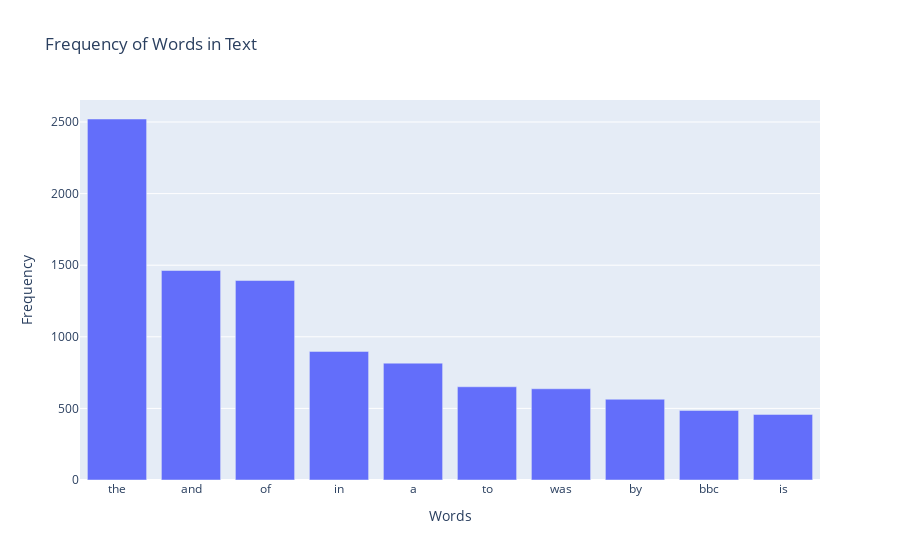

The notebook cell saved with this chart:
### Code cell
# Concatenate text data from the column
text_data = ' '.join(worksfor['filled_sentence'])

# Generate word cloud
wordcloud = WordCloud(width=800, height=400, background_color='white').generate(text_data)

# Plot word cloud
plt.figure(figsize=(10, 5))
plt.imshow(wordcloud, interpolation='bilinear')
plt.axis('off')
plt.show()

# Tokenize the text into words
words = text_data.lower().split()

# Count the frequency of each word
word_freq = Counter(words)

# Sort by frequency in descending order
top_words = word_freq.most_common(10)

# Extract words and frequencies for plotting
words = [pair[0] for pair in top_words]
frequencies = [pair[1] for pair in top_words]

# Plotting the bar plot
fig = go.Figure(data=[go.Bar(x=words, y=frequencies)])

fig.update_layout(title='Frequency of Words in Text',
                  xaxis_title='Words',
                  yaxis_title='Frequency')

fig.show()

### Figure 1 — Plotly figure (JSON) as saved in the notebook; plotly's stock layout.template omitted (floating-point values rounded to 4 significant figures)
{"data": [{"type": "bar", "x": ["the", "and", "of", "in", "a", "to", "was", "by", "bbc", "is"], "y": [2521, 1463, 1393, 898, 816, 651, 637, 564, 486, 458]}], "layout": {"title": {"text": "Frequency of Words in Text"}, "xaxis": {"title": {"text": "Words"}}, "yaxis": {"title": {"text": "Frequency"}}}}
